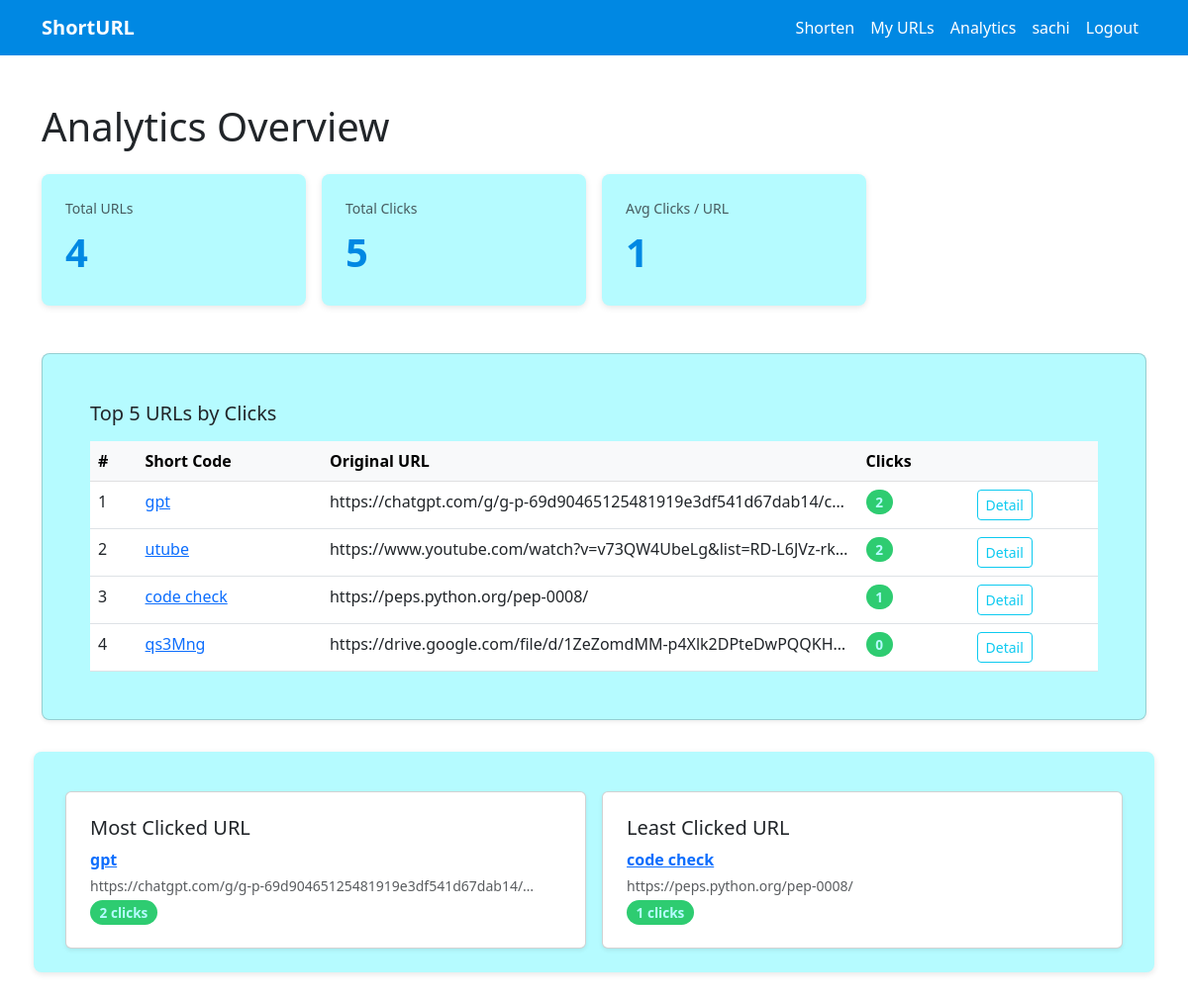
Page /analytics/ (signed in) on the earlier database version.
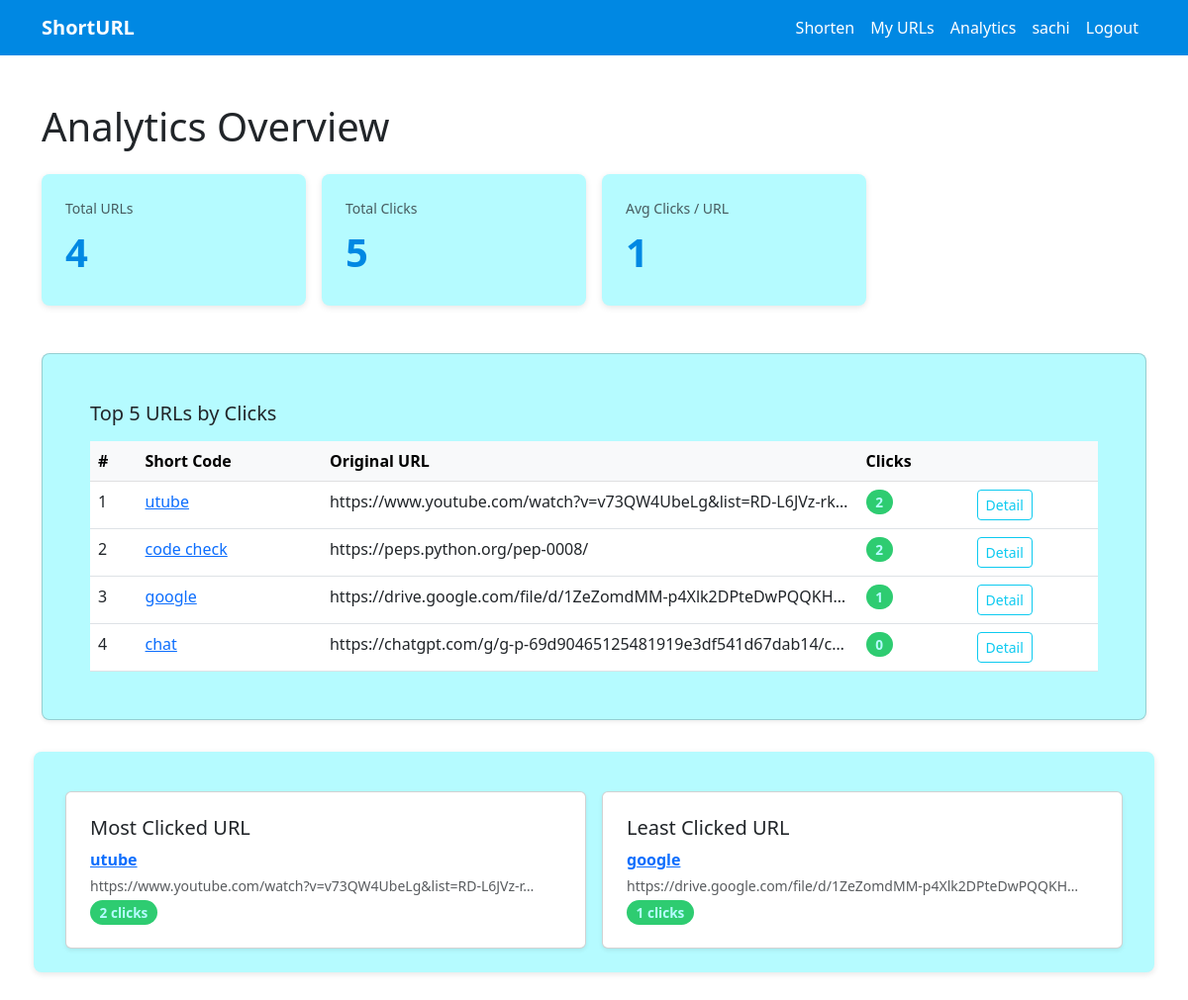
Same page on the later database version.
### shortener/models.py (models this page shows, shortened)
class URL(models.Model):
    original_url = models.URLField(max_length=2000)
    short_code = models.CharField(max_length=15, unique=True, db_index=True)
    custom_code = models.BooleanField(default=False)
    click_count = models.PositiveIntegerField(default=0)
    created_at = models.DateTimeField(auto_now_add=True)
    updated_at = models.DateTimeField(auto_now=True)
    user = models.ForeignKey(
        settings.AUTH_USER_MODEL,
        on_delete=models.CASCADE,
        related_name="urls",
        null=True,
        blank=True,
    )
    class Meta:
        ordering = ["-created_at"]

### shortener/views.py (the view)
# urls.py: path("analytics/", views.analytics, name="analytics"),
@login_required
def analytics(request):
    user_urls = request.user.urls.all()
    total_urls = user_urls.count()
    total_clicks = user_urls.aggregate(total=Sum("click_count"))["total"] or 0
    most_clicked = user_urls.order_by("-click_count").first()
    least_clicked = user_urls.filter(click_count__gt=0).order_by("click_count").first()
    week_ago = timezone.now() - timedelta(days=7)
    recent_clicks = Click.objects.filter(
        url__user=request.user,
        clicked_at__gte=week_ago,
    ).count()
    daily_clicks = []
    for i in range(6, -1, -1):  # 6, 5, 4, 3, 2, 1, 0
        day = timezone.now() - timedelta(days=i)
        count = Click.objects.filter(
            url__user=request.user,
            clicked_at__date=day.date(),
        ).count()
        daily_clicks.append({"date": day.strftime("%b %d"), "count": count})
    top_urls = user_urls.order_by("-click_count")[:5]
    return render(
        request,
        "shortener/analytics.html",
        {
            "total_urls": total_urls,
            "total_clicks": total_clicks,
            "most_clicked": most_clicked,
            "least_clicked": least_clicked,
            "recent_clicks": recent_clicks,
            "daily_clicks": daily_clicks,
            "top_urls": top_urls,
        },
    )

### shortener/templates/shortener/analytics.html (shortened to what this page needs)
{% extends "shortener/base.html" %}
{% block content %}
<h1 class="mb-4">Analytics Overview</h1>
<div class="row g-3 mb-5">
  <div class="col-6 col-md-3">
    <div class="stat-card">
      <p class="text-muted small mb-1">Total URLs</p>
      <p class="stat-number">{{ total_urls }}</p>
    </div>
  </div>
  <div class="col-6 col-md-3">
    <div class="stat-card">
      <p class="text-muted small mb-1">Total Clicks</p>
      <p class="stat-number">{{ total_clicks }}</p>
    </div>
  </div>
  <div class="col-6 col-md-3">
    <div class="stat-card">
      <p class="text-muted small mb-1">Avg Clicks / URL</p>
      <p class="stat-number">
        {% if total_urls > 0 %}
          {% widthratio total_clicks total_urls 1 %}
        {% else %}
          0
        {% endif %}
      </p>
    </div>
  </div>
</div>
<div class="card shadow-sm mb-5 stat-card">
  <div class="card-body p-4">
    <h5 class="card-title mb-3">Top 5 URLs by Clicks</h5>
    <div class="table-responsive">
      <table class="table table-hover mb-0 stat-card">
        <thead class="table-light stat-card">
          <tr>
            <th>#</th>
            <th>Short Code</th>
            <th>Original URL</th>
            <th>Clicks</th>
            <th></th>
          </tr>
        </thead>
        <tbody>
          {% for url in top_urls %}
          <tr>
            <td>{{ forloop.counter }}</td>
            <td>
              <a href="/{{ url.short_code }}" target="_blank">{{ url.short_code }}</a>
            </td>
            <td class="text-truncate" style="max-width:300px;">
              {{ url.original_url }}
            </td>
            <td><span class="click-badge">{{ url.click_count }}</span></td>
            <td>
              <a href="{% url 'url_detail_analytics' url.short_code %}"
                 class="btn btn-sm btn-outline-info">Detail</a>
            </td>
          </tr>
          {% empty %}
          <tr>
            <td colspan="5" class="text-center text-muted py-4">
              No URLs yet — <a href="{% url 'create_url' %}">create one</a>!
            </td>
          </tr>
          {% endfor %}
        </tbody>
      </table>
    </div>
  </div>
</div>
<div class="row g-3 mb-4 stat-card">
  <div class="col-md-6">
    <div class="card shadow-sm h-100">
      <div class="card-body p-4">
        <h5 class="card-title">Most Clicked URL</h5>
        {% if most_clicked %}
          <p class="mb-1">
            <a href="/{{ most_clicked.short_code }}" target="_blank" class="fw-bold">
              {{ most_clicked.short_code }}
            </a>
          </p>
          <p class="text-muted small mb-1">{{ most_clicked.original_url|truncatechars:60 }}</p>
          <span class="click-badge">{{ most_clicked.click_count }} clicks</span>
        {% else %}
          <p class="text-muted">No data yet.</p>
        {% endif %}
      </div>
    </div>
  </div>
  <div class="col-md-6">
    <div class="card shadow-sm h-100">
      <div class="card-body p-4">
        <h5 class="card-title">Least Clicked URL</h5>
        {% if least_clicked %}
          <p class="mb-1">
            <a href="/{{ least_clicked.short_code }}" target="_blank" class="fw-bold">
              {{ least_clicked.short_code }}
            </a>
          </p>
          <p class="text-muted small mb-1">{{ least_clicked.original_url|truncatechars:60 }}</p>
          <span class="click-badge">{{ least_clicked.click_count }} clicks</span>
        {% else %}
          <p class="text-muted">No data yet.</p>
        {% endif %}
      </div>
    </div>
  </div>
</div>
{% endblock %}

Differences in the rows shown:
removed URL: short_code "gpt", original_url "https://chatgpt.com/g/g-p-69d90465125481919e3df541d67dab14/c/…", click_count "2", original_url "https://chatgpt.com/g/g-p-69d90465125481919e3df541d67dab14/…"
changed URL "code check": click_count "1" → "2"
changed URL "https://drive.google.com/file/d/1ZeZomdMM-p4Xlk2DPteDwPQQKH…": short_code "qs3Mng" → "google"; click_count "0" → "1"
added URL: short_code "chat", original_url "https://chatgpt.com/g/g-p-69d90465125481919e3df541d67dab14/c/…", click_count "0"
Other differences:
{{ most_clicked.short_code }}: "gpt" → "utube"
{{ most_clicked.original_url|truncatechars:60 }}: "https://chatgpt.com/g/g-p-69d90465125481919e3df541d67dab14/…" → "https://www.youtube.com/watch?v=v73QW4UbeLg&list=RD-L6JVz-r…"
{{ least_clicked.short_code }}: "code check" → "google"
{{ least_clicked.original_url|truncatechars:60 }}: "https://peps.python.org/pep-0008/" → "https://drive.google.com/file/d/1ZeZomdMM-p4Xlk2DPteDwPQQKH…"
